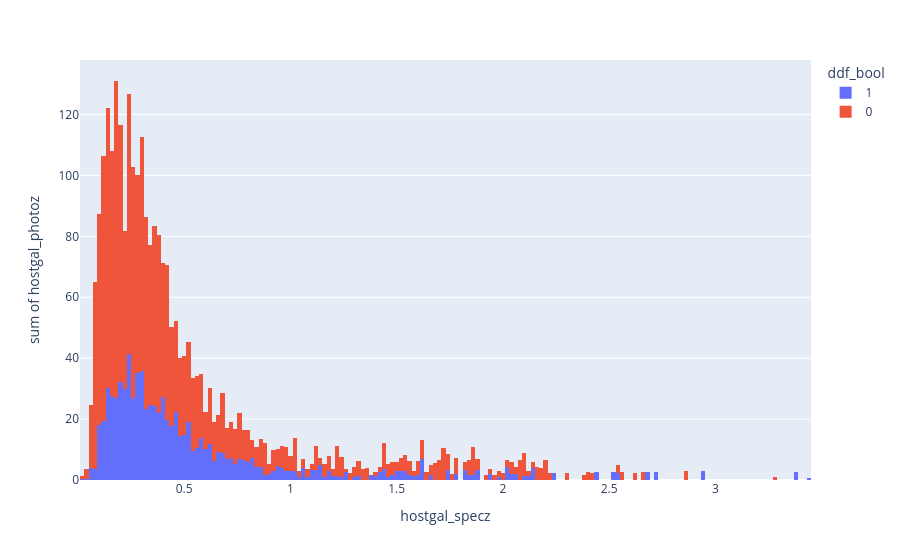

The cell this chart's notebook holds for it:
### Markdown cell above
## e) Now create a bar chart/histogram of some of the meta variables with px.histogram(data, x="",...)
Pick a color encoding s.t. that your histogram conveys a meaningful message about the types of sources in the plasticc dataset

### Code cell
fig = px.histogram(data, x = 'hostgal_specz', y = 'hostgal_photoz', **{"color": "ddf_bool"})
fig.show()

### Figure 1 — Plotly figure (JSON) as saved in the notebook; plotly's stock layout.template omitted (floating-point values rounded to 4 significant figures; data arrays with more than 128 entries replaced by an {"elided": "..."} marker saying what was removed)
{"data": [{"bingroup": "x", "histfunc": "sum", "hovertemplate": "ddf_bool=1<br>hostgal_specz=%{x}<br>sum of hostgal_photoz=%{y}<extra></extra>", "legendgroup": "1", "marker": {"color": "#636efa", "pattern": {"shape": ""}}, "name": "1", "orientation": "v", "showlegend": true, "type": "histogram", "x": {"elided": "2116 float values"}, "xaxis": "x", "y": {"elided": "2116 float values"}, "yaxis": "y"}, {"bingroup": "x", "histfunc": "sum", "hovertemplate": "ddf_bool=0<br>hostgal_specz=%{x}<br>sum of hostgal_photoz=%{y}<extra></extra>", "legendgroup": "0", "marker": {"color": "#EF553B", "pattern": {"shape": ""}}, "name": "0", "orientation": "v", "showlegend": true, "type": "histogram", "x": {"elided": "5732 float values"}, "xaxis": "x", "y": {"elided": "5732 float values"}, "yaxis": "y"}], "layout": {"barmode": "relative", "legend": {"title": {"text": "ddf_bool"}, "tracegroupgap": 0}, "margin": {"t": 60}, "xaxis": {"anchor": "y", "domain": [0, 1], "title": {"text": "hostgal_specz"}}, "yaxis": {"anchor": "x", "domain": [0, 1], "title": {"text": "sum of hostgal_photoz"}}}}
